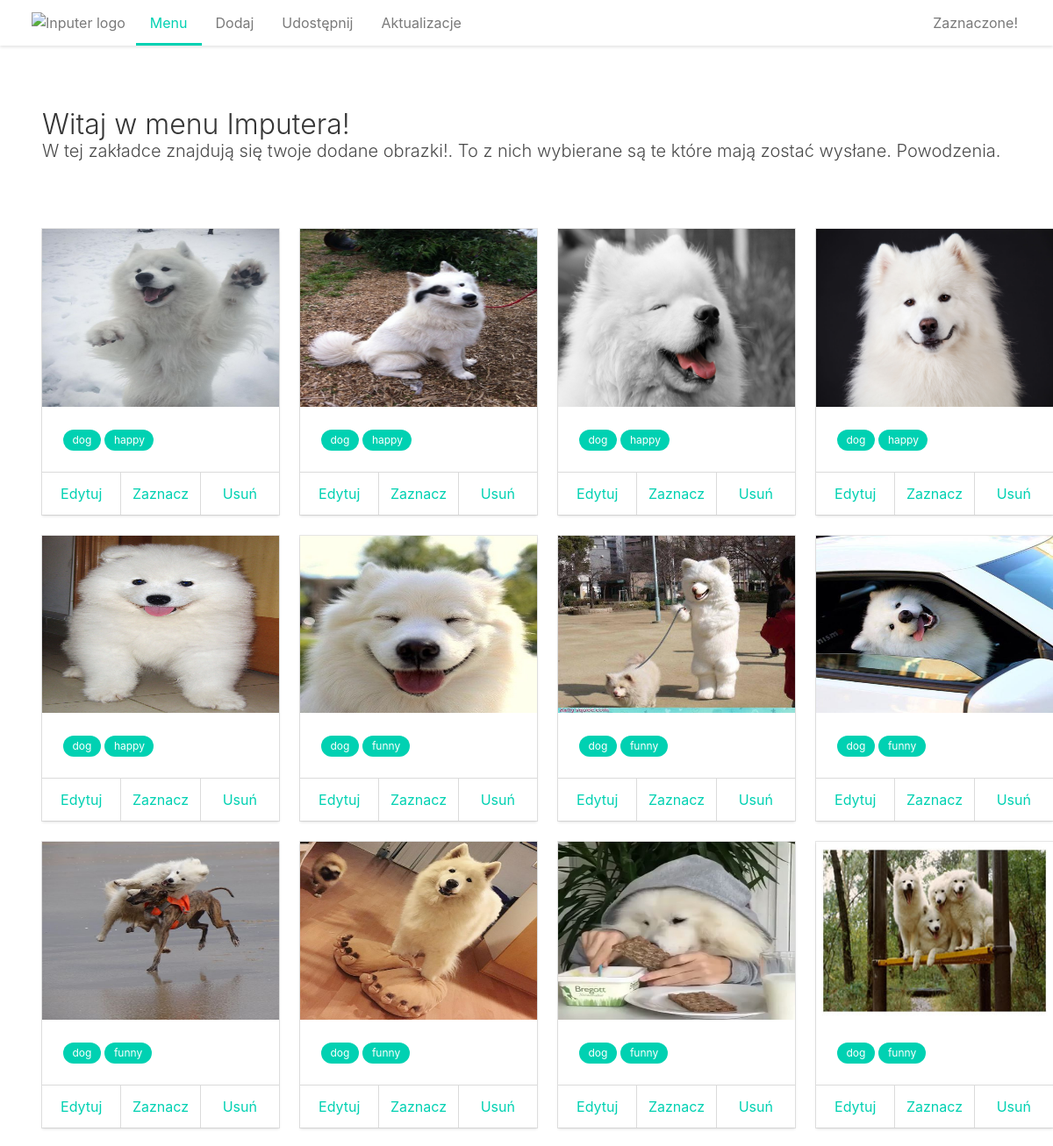
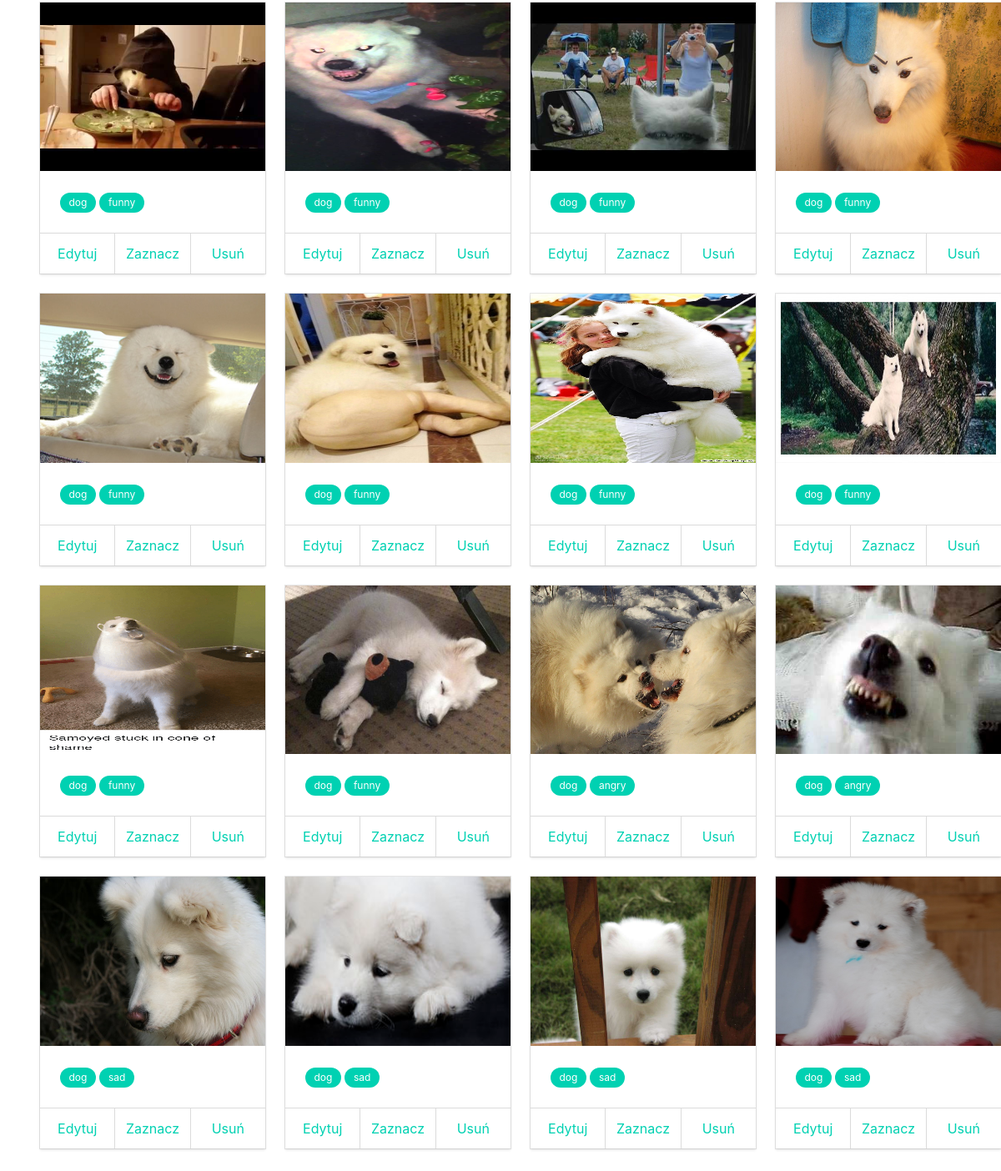
The page / on the database its author committed (2 pictures, top to bottom).
### database.py (models this page shows, shortened)
class Image(Base):
    __tablename__ = 'images'
    id = Column(Integer, primary_key=True)
    name = Column(String)
    original_name = Column(String)
    uploader = Column(String)
    file = Column(String)
    add_date = Column(DateTime(timezone=True), default=func.now())
    modify_date = Column(DateTime(timezone=True), default=func.now())
    tags = relationship('Tag',
                        secondary=image_tags,
                        backref=backref('image', lazy='dynamic'))

class Tag(Base):
    __tablename__ = 'tag'
    id = Column(Integer, primary_key=True)
    name = Column(String)
    def __repr__(self):
        return '{}'.format(self.name)

### server.py (the view)
@app.route('/')
def main():
    images = User.get_images()
    images = [img for img in images]
    return render_template('index.html', images=images, static='/uploads/')

### user.py (called while the page is built)
    @staticmethod
    def get_images():
        return (Database.session.query(Database.Image)
              .outerjoin(Database.Uploaded)
              .filter(Database.Uploaded.id == None))

### templates/index.html
{% set active_page = "/" %}
{%extends "base.html" %}
{% block content %}
<h1 class="title">Witaj w menu Imputera!</h1>
<h2 class="subtitle">
    <p class="is-large">W tej zakładce znajdują się twoje dodane obrazki!. To z nich wybierane są te które mają zostać wysłane. Powodzenia.</p>
</h2>
{% endblock %}

### templates/base.html (shortened to what this page needs)
{% set tabs = [
			('/', 'Menu'),
			('/add/', 'Dodaj'),
			('/upload/', 'Udostępnij'),
			('/update/', 'Aktualizacje')]
%}
<!DOCTYPE html>
<html>
<head>
	<link rel="stylesheet" type="text/css" href="/bulma.css">
</head>
<body>
	<body class="container">
		<nav class="nav has-shadow">
			<div class="container">
				<div class="nav-left">
					<a class="nav-item" href="/">
						<img src="/logo.png" alt="Inputer logo">
					</a>
					{% for short, name in tabs %}
						<a href="{{ short }}"
						   class="nav-item is-tab is-hidden-mobile {% if short == active_page %} is-active {% endif %}">
							{{name}}
						</a>
					{% endfor %}
				</div>
				<div class="nav-right nav-menu">
                    <a href="/selected/" class="nav-item is-tab {% if active_page == "/selected/" %} is-active {% endif %}">Zaznaczone!</a>
				</div>
			</div>
		</nav>
	<div class="empty"></div>
	<section class="section">
		<div class="container">
			{% block content %}
			{% endblock %}
			<div class="empty"></div>
			{% if images is defined %}
                <output>
                    {% include "card.html" %}
                </output>
            {% endif %}
		</div>
	</section>
   </body>
</html>

### templates/card.html (shortened to what this page needs)
{% if active_page != '/' %}
    {% set edit = 'hide' %}
{% else %}
    {% set edit = '' %}
{% endif %}
{% for image in images %}
    {% if loop.index0 % 4 == 0 %}
        <div class="columns">
    {% endif %}
    <div class="column {% if image.selected is not none %}selected{% endif %}">
        <div class="card">
            <div class="card-image">
                <figure class="image is-4by3 ">
                        <img src="{{ static }}{{ image.file }}" alt="Image">
                </figure>
            </div>
            <div class="card-content">
                <div class="media">
                    <div class="media-content">
                        <div class="hidden_tags {% if active_page != '/' %} hide {% endif %} ">
                            <div class="block">
                                {% for tag in image.tags %}
                                <span class="tag is-primary">
                                    {{ tag }}
                                </span>
                                {% endfor %}
                            </div>
                        </div>
                    </div>
                </div>
            </div>
            <footer class="card-footer" id="{{ image.id }}">
                <a class="card-footer-item edit-bt {{ edit }}">Edytuj</a>
                {% if image.selected is none %}
                    <a triggered="0" class="card-footer-item select-bt">Zaznacz</a>
                {% else %}
                    <a triggered="1" class="card-footer-item select-bt">Odznacz</a>
                {% endif %}
                <a class="card-footer-item delete-bt" >Usuń</a>
            </footer>
        </div>
    </div>
    {% if loop.index0 % 4 == 3 or loop.last %}
        </div>
    {% endif %}
{% endfor %}

### templates/base.html (style rules this page uses)
.nav { position: fixed !important; top: 0; left: 0; right: 0; }
.empty { height: 52px; }

### rows shown on the page
Image: file (picture)
Tag: name "dog"
Tag: name "happy"
Image: file (picture)
Image: file (picture)
Image: file (picture)
Image: file (picture)
Image: file (picture)
Tag: name "funny"
Image: file (picture)
Image: file (picture)
Image: file (picture)
Image: file (picture)
Image: file (picture)
Image: file (picture)
Image: file (picture)
Image: file (picture)
Image: file (picture)
Image: file (picture)
Image: file (picture)
Image: file (picture)
Image: file (picture)
Image: file (picture)
Image: file (picture)
Image: file (picture)
Image: file (picture)
Tag: name "angry"
Image: file (picture)
Image: file (picture)
Tag: name "sad"
Image: file (picture)
Image: file (picture)
Image: file (picture)

### other values the page prints
{{ name }} "Menu" "Dodaj" "Udostępnij" "Aktualizacje"
